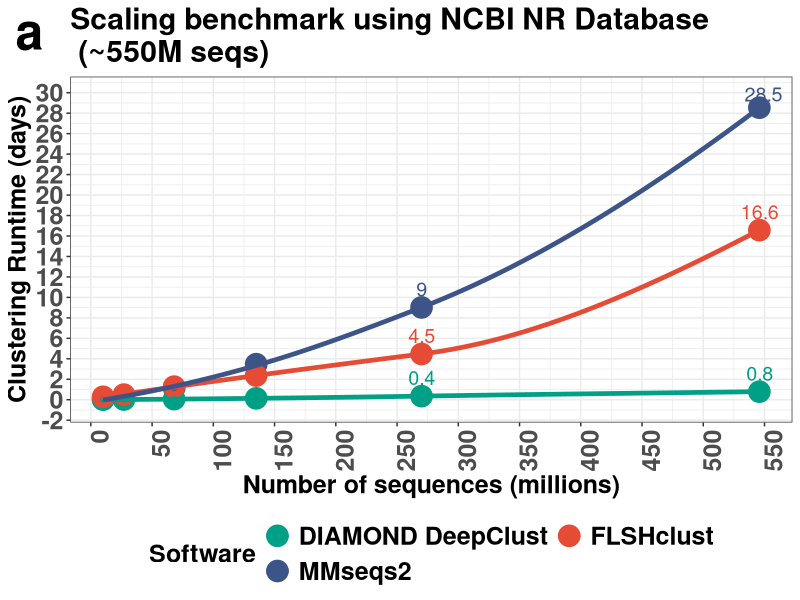

The R script that drew this image: (Note: this script raises an error after producing the figure.)
# Import data for Fig 1a
Fig1a_data <- readr::read_tsv("Fig1a_data.tsv", col_names = TRUE)
Fig1a_data_tidy <-
  tidyr::pivot_longer(Fig1a_data, `MMseqs2`:FLSHclust)
names(Fig1a_data_tidy)[2:3] <-
  c("Software", "Clustering Runtime (hours)")

####### Runtime in Days

Fig1a_data_tidy_days <-
  dplyr::mutate(Fig1a_data_tidy, `Clustering Runtime (days)` = `Clustering Runtime (hours)` / 24)
Fig1a_days <-
  ggplot2::ggplot(
    Fig1a_data_tidy_days,
    ggplot2::aes(
      x = `Number of sequences (millions)` / 1000000,
      y = `Clustering Runtime (days)`,
      colour = Software,
      label = Software
    )
  ) +
  ggplot2::geom_point(size = 7) +
  ggplot2::geom_point(alpha = 0.7) +
  ggplot2::geom_smooth(
    method = "loess",
    alpha = 0,
    size = 1.6,
    span = 1
  ) +
  ggplot2::theme_bw()  +
  ggplot2::labs(x = "Number of sequences (millions)", y = "Clustering Runtime (days)", title = "Scaling benchmark using NCBI NR Database \n (~550M seqs)") +
  ggplot2::theme(
    title            = ggplot2::element_text(size = 18, face = "bold"),
    legend.title     = ggplot2::element_text(size = 18, face = "bold"),
    legend.text      = ggplot2::element_text(size = 18, face = "bold"),
	legend.position = "bottom",
    axis.title       = ggplot2::element_text(size = 18, face = "bold"),
    axis.text.y      = ggplot2::element_text(size = 18, face = "bold"),
    axis.text.x      = ggplot2::element_text(size = 18, face = "bold"),
    panel.background = ggplot2::element_blank(),
    strip.text.x     = ggplot2::element_text(
      size           = 18,
      colour         = "black",
      face           = "bold"
    )
  ) + ggplot2::theme(axis.text.x = ggplot2::element_text(
    angle = 90,
    vjust = 1,
    hjust = 1
  ))  +  ggplot2::ylim(1, 33) +
  ggplot2::scale_x_continuous(breaks = scales::pretty_breaks(n = 10)) +
  ggplot2::scale_y_continuous(breaks = scales::pretty_breaks(n = 20)) +
  ggplot2::scale_color_manual(values = ggsci::pal_npg("nrc")(4)[c(3, 1, 4, 2)]) +
  ggrepel::geom_text_repel(
   data = subset(Fig1a_data_tidy_days, `Number of sequences (millions)` > 250000000, select = c(`Number of sequences (millions)`, Software, `Clustering Runtime (days)`)),
    ggplot2::aes(
      x = `Number of sequences (millions)` / 1000000,
      y = `Clustering Runtime (days)`,
      label = round(`Clustering Runtime (days)`, 1)
    ),
    nudge_x = .15,
    box.padding = 0.5,
    nudge_y = 1.5,
    segment.curvature = -0.1,
    segment.ncp = 3,
    segment.angle = 20,
    size = 5
  ) + ggplot2::guides(colour=ggplot2::guide_legend(ncol=2,nrow=2,byrow=TRUE)) +
  ggplot2::labs(tag = "a") +
  ggplot2::theme(
    plot.tag = ggplot2::element_text(size = 36, face = "bold", hjust = 0, vjust = 1),
    plot.tag.position = c(0.01, 0.99)  # top-left, slightly inset
  )

cowplot::save_plot("Fig1a.svg",
                   Fig1a_days,
                   base_height = 8,
                   base_width = 10)